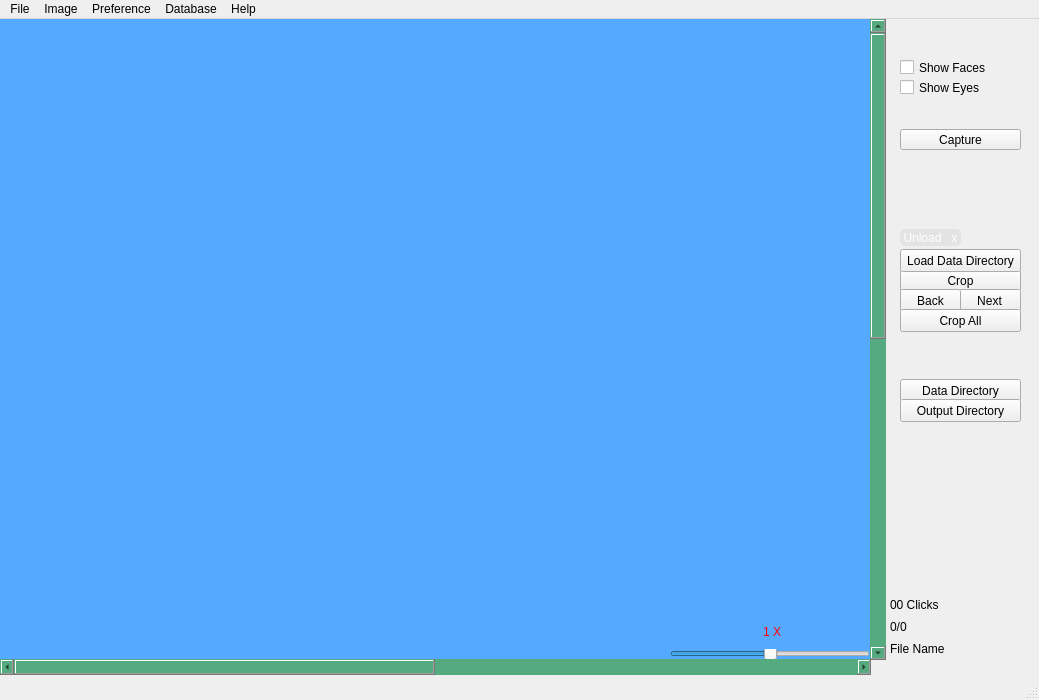
<?xml version="1.0" encoding="UTF-8"?>
<ui version="4.0">
 <class>MainWindow</class>
 <widget class="QMainWindow" name="MainWindow">
  <property name="geometry">
   <rect>
    <x>0</x>
    <y>0</y>
    <width>1039</width>
    <height>700</height>
   </rect>
  </property>
  <property name="windowTitle">
   <string>Facial Database Management</string>
  </property>
  <property name="styleSheet">
   <string notr="true"/>
  </property>
  <widget class="QWidget" name="centralwidget">
   <widget class="QScrollBar" name="horizontalScroll">
    <property name="geometry">
     <rect>
      <x>0</x>
      <y>640</y>
      <width>871</width>
      <height>16</height>
     </rect>
    </property>
    <property name="styleSheet">
     <string notr="true">background:rgb(85, 170, 127);</string>
    </property>
    <property name="maximum">
     <number>10</number>
    </property>
    <property name="orientation">
     <enum>Qt::Horizontal</enum>
    </property>
   </widget>
   <widget class="QScrollBar" name="verticalScroll">
    <property name="geometry">
     <rect>
      <x>870</x>
      <y>0</y>
      <width>16</width>
      <height>641</height>
     </rect>
    </property>
    <property name="styleSheet">
     <string notr="true">background:rgb(85, 170, 127);</string>
    </property>
    <property name="maximum">
     <number>10</number>
    </property>
    <property name="orientation">
     <enum>Qt::Vertical</enum>
    </property>
   </widget>
   <widget class="QSlider" name="zoom">
    <property name="geometry">
     <rect>
      <x>670</x>
      <y>630</y>
      <width>200</width>
      <height>10</height>
     </rect>
    </property>
    <property name="maximum">
     <number>100</number>
    </property>
    <property name="value">
     <number>50</number>
    </property>
    <property name="orientation">
     <enum>Qt::Horizontal</enum>
    </property>
   </widget>
   <widget class="QLabel" name="click_count_video">
    <property name="geometry">
     <rect>
      <x>890</x>
      <y>578</y>
      <width>131</width>
      <height>16</height>
     </rect>
    </property>
    <property name="text">
     <string>00 Clicks</string>
    </property>
   </widget>
   <widget class="QLabel" name="image_counting">
    <property name="geometry">
     <rect>
      <x>890</x>
      <y>600</y>
      <width>41</width>
      <height>16</height>
     </rect>
    </property>
    <property name="text">
     <string>0/0</string>
    </property>
   </widget>
   <widget class="QLabel" name="file_name">
    <property name="geometry">
     <rect>
      <x>890</x>
      <y>620</y>
      <width>141</width>
      <height>20</height>
     </rect>
    </property>
    <property name="text">
     <string>File Name</string>
    </property>
   </widget>
   <widget class="QPushButton" name="capture">
    <property name="geometry">
     <rect>
      <x>900</x>
      <y>110</y>
      <width>121</width>
      <height>21</height>
     </rect>
    </property>
    <property name="cursor">
     <cursorShape>PointingHandCursor</cursorShape>
    </property>
    <property name="styleSheet">
     <string notr="true">alternate-background-color: qradialgradient(spread:pad, cx:0.5, cy:0.5, radius:0.5, fx:0.5, fy:0.5, stop:0 rgba(0, 0, 0, 0), stop:0.52 rgba(0, 0, 0, 0), stop:0.565 rgba(82, 121, 76, 33), stop:0.65 rgba(159, 235, 148, 64), stop:0.721925 rgba(255, 238, 150, 129), stop:0.77 rgba(255, 128, 128, 204), stop:0.89 rgba(191, 128, 255, 64), stop:1 rgba(0, 0, 0, 0));</string>
    </property>
    <property name="text">
     <string>Capture</string>
    </property>
   </widget>
   <widget class="QPushButton" name="crop_image_btn">
    <property name="geometry">
     <rect>
      <x>900</x>
      <y>250</y>
      <width>121</width>
      <height>23</height>
     </rect>
    </property>
    <property name="cursor">
     <cursorShape>PointingHandCursor</cursorShape>
    </property>
    <property name="text">
     <string>Crop</string>
    </property>
   </widget>
   <widget class="QPushButton" name="data_dir">
    <property name="geometry">
     <rect>
      <x>900</x>
      <y>360</y>
      <width>121</width>
      <height>23</height>
     </rect>
    </property>
    <property name="cursor">
     <cursorShape>PointingHandCursor</cursorShape>
    </property>
    <property name="text">
     <string>Data Directory</string>
    </property>
   </widget>
   <widget class="QPushButton" name="output_dir">
    <property name="geometry">
     <rect>
      <x>900</x>
      <y>380</y>
      <width>121</width>
      <height>23</height>
     </rect>
    </property>
    <property name="cursor">
     <cursorShape>PointingHandCursor</cursorShape>
    </property>
    <property name="text">
     <string>Output Directory</string>
    </property>
   </widget>
   <widget class="QLabel" name="display">
    <property name="geometry">
     <rect>
      <x>0</x>
      <y>0</y>
      <width>870</width>
      <height>640</height>
     </rect>
    </property>
    <property name="styleSheet">
     <string notr="true">background:rgb(85, 170, 255);</string>
    </property>
    <property name="text">
     <string/>
    </property>
   </widget>
   <widget class="QPushButton" name="load_dir">
    <property name="geometry">
     <rect>
      <x>900</x>
      <y>230</y>
      <width>121</width>
      <height>23</height>
     </rect>
    </property>
    <property name="cursor">
     <cursorShape>PointingHandCursor</cursorShape>
    </property>
    <property name="text">
     <string>Load Data Directory</string>
    </property>
   </widget>
   <widget class="QCheckBox" name="checkBoxFace">
    <property name="geometry">
     <rect>
      <x>900</x>
      <y>40</y>
      <width>131</width>
      <height>17</height>
     </rect>
    </property>
    <property name="cursor">
     <cursorShape>PointingHandCursor</cursorShape>
    </property>
    <property name="text">
     <string>Show Faces</string>
    </property>
   </widget>
   <widget class="QCheckBox" name="checkBoxEye">
    <property name="geometry">
     <rect>
      <x>900</x>
      <y>60</y>
      <width>121</width>
      <height>17</height>
     </rect>
    </property>
    <property name="cursor">
     <cursorShape>PointingHandCursor</cursorShape>
    </property>
    <property name="text">
     <string>Show Eyes</string>
    </property>
   </widget>
   <widget class="QPushButton" name="next_img">
    <property name="geometry">
     <rect>
      <x>958</x>
      <y>270</y>
      <width>63</width>
      <height>23</height>
     </rect>
    </property>
    <property name="cursor">
     <cursorShape>PointingHandCursor</cursorShape>
    </property>
    <property name="text">
     <string>Next</string>
    </property>
   </widget>
   <widget class="QPushButton" name="back_img">
    <property name="geometry">
     <rect>
      <x>900</x>
      <y>270</y>
      <width>61</width>
      <height>23</height>
     </rect>
    </property>
    <property name="cursor">
     <cursorShape>PointingHandCursor</cursorShape>
    </property>
    <property name="text">
     <string>Back</string>
    </property>
   </widget>
   <widget class="QLabel" name="zoom_leval_display">
    <property name="geometry">
     <rect>
      <x>763</x>
      <y>605</y>
      <width>51</width>
      <height>16</height>
     </rect>
    </property>
    <property name="styleSheet">
     <string notr="true">color:rgb(255, 0, 0);</string>
    </property>
    <property name="text">
     <string>1 X</string>
    </property>
   </widget>
   <widget class="QPushButton" name="cropall_image_btn">
    <property name="geometry">
     <rect>
      <x>900</x>
      <y>290</y>
      <width>121</width>
      <height>23</height>
     </rect>
    </property>
    <property name="cursor">
     <cursorShape>PointingHandCursor</cursorShape>
    </property>
    <property name="text">
     <string>Crop All</string>
    </property>
   </widget>
   <widget class="QPushButton" name="loaded_label">
    <property name="geometry">
     <rect>
      <x>900</x>
      <y>210</y>
      <width>61</width>
      <height>17</height>
     </rect>
    </property>
    <property name="cursor">
     <cursorShape>PointingHandCursor</cursorShape>
    </property>
    <property name="styleSheet">
     <string notr="true">background:rgb(227, 227, 227);
color:rgb(255, 255, 255);
padding:2px;
border-radius:5px;</string>
    </property>
    <property name="text">
     <string>Unload   x</string>
    </property>
   </widget>
   <zorder>horizontalScroll</zorder>
   <zorder>verticalScroll</zorder>
   <zorder>click_count_video</zorder>
   <zorder>image_counting</zorder>
   <zorder>file_name</zorder>
   <zorder>crop_image_btn</zorder>
   <zorder>data_dir</zorder>
   <zorder>output_dir</zorder>
   <zorder>display</zorder>
   <zorder>zoom</zorder>
   <zorder>load_dir</zorder>
   <zorder>checkBoxFace</zorder>
   <zorder>checkBoxEye</zorder>
   <zorder>next_img</zorder>
   <zorder>back_img</zorder>
   <zorder>zoom_leval_display</zorder>
   <zorder>cropall_image_btn</zorder>
   <zorder>capture</zorder>
   <zorder>loaded_label</zorder>
  </widget>
  <widget class="QMenuBar" name="menubar">
   <property name="geometry">
    <rect>
     <x>0</x>
     <y>0</y>
     <width>1039</width>
     <height>21</height>
    </rect>
   </property>
   <widget class="QMenu" name="menuFile">
    <property name="title">
     <string>File</string>
    </property>
    <addaction name="actionOpen"/>
    <addaction name="actionClose"/>
    <addaction name="separator"/>
    <addaction name="actionNext_Image"/>
    <addaction name="actionBack_Image"/>
    <addaction name="separator"/>
    <addaction name="actionExit"/>
   </widget>
   <widget class="QMenu" name="menuParameter">
    <property name="title">
     <string>Preference</string>
    </property>
    <widget class="QMenu" name="menuCapture">
     <property name="title">
      <string>Capture Ration</string>
     </property>
     <addaction name="actionOrignal_Size"/>
    </widget>
    <addaction name="actionSet_Lable"/>
    <addaction name="separator"/>
    <addaction name="menuCapture"/>
    <addaction name="separator"/>
    <addaction name="actionData_Directory"/>
    <addaction name="actionOutput_Directory"/>
   </widget>
   <widget class="QMenu" name="menuHelp">
    <property name="title">
     <string>Database</string>
    </property>
    <addaction name="actionIP_Address"/>
    <addaction name="actionUser"/>
    <addaction name="actionPassword"/>
    <addaction name="actionDatabase_Name"/>
    <addaction name="separator"/>
    <addaction name="actionConnect"/>
    <addaction name="actionDisconnect"/>
    <addaction name="actionUpload_To_Database"/>
   </widget>
   <widget class="QMenu" name="menuHelp_2">
    <property name="title">
     <string>Help</string>
    </property>
    <addaction name="actionCite"/>
    <addaction name="separator"/>
    <addaction name="actionAbout"/>
    <addaction name="actionDocumentatin"/>
   </widget>
   <widget class="QMenu" name="menuImage">
    <property name="title">
     <string>Image</string>
    </property>
    <addaction name="actionCapture"/>
    <addaction name="separator"/>
    <addaction name="actionCrop_2"/>
    <addaction name="actionCrop_All_2"/>
    <addaction name="separator"/>
    <addaction name="actionLoad_Data"/>
    <addaction name="actionUnload_Data"/>
   </widget>
   <addaction name="menuFile"/>
   <addaction name="menuImage"/>
   <addaction name="menuParameter"/>
   <addaction name="menuHelp"/>
   <addaction name="menuHelp_2"/>
  </widget>
  <widget class="QStatusBar" name="statusbar"/>
  <action name="actionExit">
   <property name="text">
    <string>Exit</string>
   </property>
   <property name="shortcut">
    <string>Ctrl+X</string>
   </property>
  </action>
  <action name="actionSet_Lable">
   <property name="text">
    <string>Set Lable</string>
   </property>
   <property name="shortcut">
    <string>Ctrl+L</string>
   </property>
  </action>
  <action name="actionContact">
   <property name="text">
    <string>About</string>
   </property>
  </action>
  <action name="actionCopyright_Notice">
   <property name="text">
    <string>Copyright Notice</string>
   </property>
  </action>
  <action name="actionCite">
   <property name="text">
    <string>Open GitHub</string>
   </property>
  </action>
  <action name="actionIP_Address">
   <property name="text">
    <string>IP Address</string>
   </property>
   <property name="shortcut">
    <string>Ctrl+I</string>
   </property>
  </action>
  <action name="actionHost">
   <property name="text">
    <string>Host</string>
   </property>
  </action>
  <action name="actionUser">
   <property name="text">
    <string>User</string>
   </property>
   <property name="shortcut">
    <string>Ctrl+U</string>
   </property>
  </action>
  <action name="actionPassword">
   <property name="text">
    <string>Password</string>
   </property>
   <property name="shortcut">
    <string>Ctrl+P</string>
   </property>
  </action>
  <action name="actionDatabase_Name">
   <property name="text">
    <string>Database Name</string>
   </property>
   <property name="shortcut">
    <string>Ctrl+D</string>
   </property>
  </action>
  <action name="actionConnect">
   <property name="text">
    <string>Connect</string>
   </property>
  </action>
  <action name="actionDisconnect">
   <property name="text">
    <string>Disconnect</string>
   </property>
  </action>
  <action name="actionUpload_To_Database">
   <property name="text">
    <string>Upload To Database</string>
   </property>
  </action>
  <action name="actionOrignal_Size">
   <property name="text">
    <string>Orignal Size</string>
   </property>
  </action>
  <action name="actionData_Directory">
   <property name="text">
    <string>Data Directory</string>
   </property>
  </action>
  <action name="actionOutput_Directory">
   <property name="text">
    <string>Output Directory</string>
   </property>
  </action>
  <action name="actionCapture">
   <property name="text">
    <string>Capture</string>
   </property>
   <property name="shortcut">
    <string>Space</string>
   </property>
  </action>
  <action name="actionDetect">
   <property name="text">
    <string>Detect</string>
   </property>
   <property name="shortcut">
    <string>D</string>
   </property>
  </action>
  <action name="actionCapture_and_Detect">
   <property name="text">
    <string>Capture and Detect</string>
   </property>
   <property name="shortcut">
    <string>S</string>
   </property>
  </action>
  <action name="actionOpen">
   <property name="text">
    <string>Open Camera</string>
   </property>
   <property name="shortcut">
    <string>O</string>
   </property>
  </action>
  <action name="actionClose">
   <property name="text">
    <string>Close Camera</string>
   </property>
   <property name="shortcut">
    <string>C</string>
   </property>
  </action>
  <action name="actionNext_Image">
   <property name="text">
    <string>Next Image</string>
   </property>
   <property name="shortcut">
    <string>Right</string>
   </property>
  </action>
  <action name="actionBack_Image">
   <property name="text">
    <string>Back Image</string>
   </property>
   <property name="shortcut">
    <string>Left</string>
   </property>
  </action>
  <action name="actionCrop">
   <property name="text">
    <string>Crop</string>
   </property>
  </action>
  <action name="actionCrop_All">
   <property name="text">
    <string>Crop All</string>
   </property>
  </action>
  <action name="actionLoad_Data">
   <property name="text">
    <string>Load Data</string>
   </property>
  </action>
  <action name="actionUnload_Data">
   <property name="text">
    <string>Unload Data</string>
   </property>
  </action>
  <action name="actionCrop_2">
   <property name="text">
    <string>Crop</string>
   </property>
  </action>
  <action name="actionCrop_All_2">
   <property name="text">
    <string>Crop All</string>
   </property>
  </action>
  <action name="actionAssociated_People">
   <property name="text">
    <string>Associated People</string>
   </property>
  </action>
  <action name="actionAbout">
   <property name="text">
    <string>About</string>
   </property>
  </action>
  <action name="actionDocumentatin">
   <property name="text">
    <string>Documentatin</string>
   </property>
  </action>
 </widget>
 <resources/>
 <connections/>
</ui>
